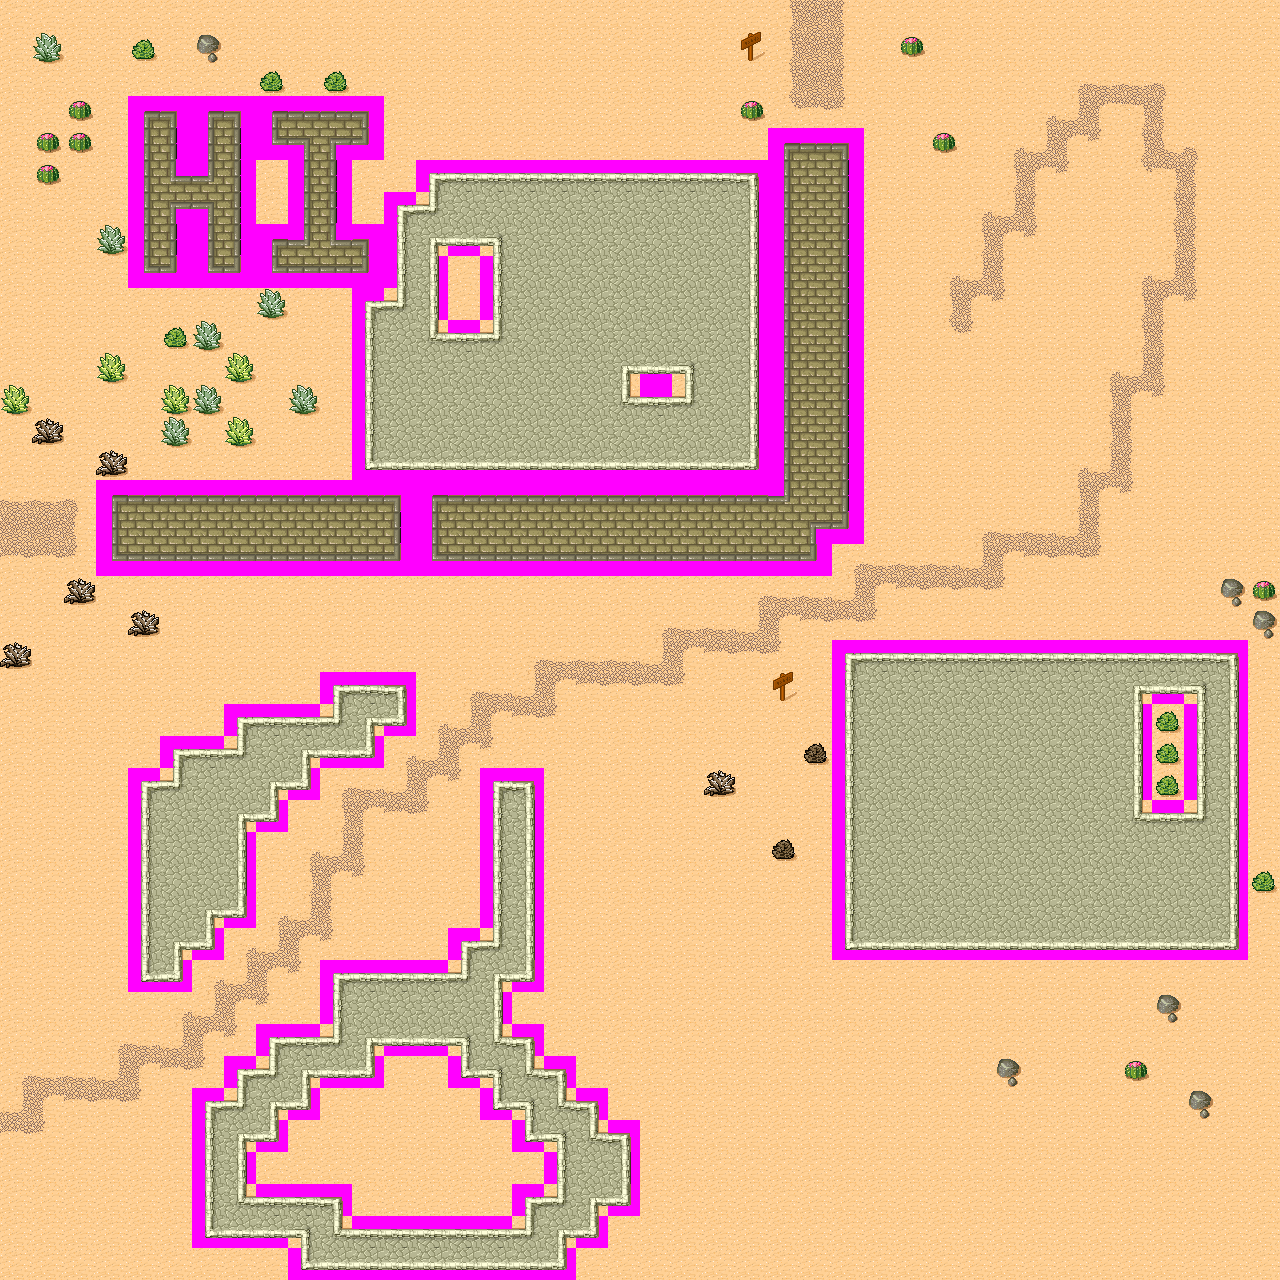

This game map was drawn from its Tiled (.tmx) file and the tilesets committed beside it. A one-line description and the trimmed map source follow:
An orthogonal 40x40 tile map with 32x32 px tiles, 1 tile layer (Ground) and 9 objects.

<map version="1.10" tiledversion="git" orientation="orthogonal" renderorder="right-down" width="40" height="40" tilewidth="32" tileheight="32" infinite="0" nextlayerid="2" nextobjectid="1">
 <editorsettings>
  <export target="desert.json" format="json" />
 </editorsettings>
 <tileset firstgid="1" name="Desert" tilewidth="32" tileheight="32" spacing="1" margin="1" tilecount="48" columns="8">
  <image source="tmw_desert_spacing.png" width="265" height="199" />
  <tile id="0">
   <objectgroup draworder="index" id="2">
    <object id="1" x="16" y="16" width="16" height="15" />
   </objectgroup>
  </tile>
  <tile id="1">
   <objectgroup draworder="index" id="2">
    <object id="1" x="0.363636" y="15.2727" width="31.6364" height="16.9091" />
   </objectgroup>
  </tile>
  <tile id="2">
   <objectgroup draworder="index" id="2">
    <object id="1" x="0.181818" y="15.4545" width="15.8182" height="16.5455" />
   </objectgroup>
  </tile>
  <tile id="8">
   <objectgroup draworder="index" id="2">
    <object id="1" x="16.1818" y="-0.363636" width="15.6364" height="32.1818" />
   </objectgroup>
  </tile>
  <tile id="9">
   <objectgroup draworder="index" id="2">
    <object id="1" x="0.363636" y="0.363636" width="32" height="31.2727" />
    <object id="2" x="0" y="0" width="32" height="32" />
   </objectgroup>
  </tile>
  <tile id="16">
   <objectgroup draworder="index" id="2">
    <object id="1" x="16.1818" y="0.181818" width="15.6364" height="16.5455" />
   </objectgroup>
  </tile>
  <tile id="17">
   <objectgroup draworder="index" id="2">
    <object id="1" x="0" y="0" width="32" height="16.9091" />
   </objectgroup>
  </tile>
  <tile id="18">
   <objectgroup draworder="index" id="2">
    <object id="1" x="0" y="0" width="16" height="17.0909" />
   </objectgroup>
  </tile>
  <tile id="30" probability="0.01" />
  <tile id="31" probability="0.01" />
  <tile id="37" probability="0.01" />
  <tile id="38" probability="0.01" />
  <tile id="39" probability="0.01" />
  <tile id="45" probability="0" />
  <tile id="46" probability="0.01" />
  <tile id="47" probability="0.01" />
  <wangsets>
   <wangset name="Desert" type="corner" tile="5">
    <wangcolor name="Desert" color="#ff0000" tile="29" probability="1" />
    <wangcolor name="Brick" color="#00ff00" tile="9" probability="1" />
    <wangcolor name="Cobblestone" color="#0000ff" tile="33" probability="1" />
    <wangcolor name="Dirt" color="#ff7700" tile="14" probability="1" />
    <wangtile tileid="0" wangid="0,1,0,2,0,1,0,1" />
    <wangtile tileid="1" wangid="0,1,0,2,0,2,0,1" />
    <wangtile tileid="2" wangid="0,1,0,1,0,2,0,1" />
    <wangtile tileid="3" wangid="0,4,0,1,0,4,0,4" />
    <wangtile tileid="4" wangid="0,4,0,4,0,1,0,4" />
    <wangtile tileid="5" wangid="0,1,0,4,0,1,0,1" />
    <wangtile tileid="6" wangid="0,1,0,4,0,4,0,1" />
    <wangtile tileid="7" wangid="0,1,0,1,0,4,0,1" />
    <wangtile tileid="8" wangid="0,2,0,2,0,1,0,1" />
    <wangtile tileid="9" wangid="0,2,0,2,0,2,0,2" />
    <wangtile tileid="10" wangid="0,1,0,1,0,2,0,2" />
    <wangtile tileid="11" wangid="0,1,0,4,0,4,0,4" />
    <wangtile tileid="12" wangid="0,4,0,4,0,4,0,1" />
    <wangtile tileid="13" wangid="0,4,0,4,0,1,0,1" />
    <wangtile tileid="14" wangid="0,4,0,4,0,4,0,4" />
    <wangtile tileid="15" wangid="0,1,0,1,0,4,0,4" />
    <wangtile tileid="16" wangid="0,2,0,1,0,1,0,1" />
    <wangtile tileid="17" wangid="0,2,0,1,0,1,0,2" />
    <wangtile tileid="18" wangid="0,1,0,1,0,1,0,2" />
    <wangtile tileid="19" wangid="0,2,0,1,0,2,0,2" />
    <wangtile tileid="20" wangid="0,2,0,2,0,1,0,2" />
    <wangtile tileid="21" wangid="0,4,0,1,0,1,0,1" />
    <wangtile tileid="22" wangid="0,4,0,1,0,1,0,4" />
    <wangtile tileid="23" wangid="0,1,0,1,0,1,0,4" />
    <wangtile tileid="24" wangid="0,1,0,3,0,1,0,1" />
    <wangtile tileid="25" wangid="0,1,0,3,0,3,0,1" />
    <wangtile tileid="26" wangid="0,1,0,1,0,3,0,1" />
    <wangtile tileid="27" wangid="0,1,0,2,0,2,0,2" />
    <wangtile tileid="28" wangid="0,2,0,2,0,2,0,1" />
    <wangtile tileid="29" wangid="0,1,0,1,0,1,0,1" />
    <wangtile tileid="30" wangid="0,1,0,1,0,1,0,1" />
    <wangtile tileid="31" wangid="0,1,0,1,0,1,0,1" />
    <wangtile tileid="32" wangid="0,3,0,3,0,1,0,1" />
    <wangtile tileid="33" wangid="0,3,0,3,0,3,0,3" />
    <wangtile tileid="34" wangid="0,1,0,1,0,3,0,3" />
    <wangtile tileid="35" wangid="0,3,0,1,0,3,0,3" />
    <wangtile tileid="36" wangid="0,3,0,3,0,1,0,3" />
    <wangtile tileid="37" wangid="0,1,0,1,0,1,0,1" />
    <wangtile tileid="38" wangid="0,1,0,1,0,1,0,1" />
    <wangtile tileid="39" wangid="0,1,0,1,0,1,0,1" />
    <wangtile tileid="40" wangid="0,3,0,1,0,1,0,1" />
    <wangtile tileid="41" wangid="0,3,0,1,0,1,0,3" />
    <wangtile tileid="42" wangid="0,1,0,1,0,1,0,3" />
    <wangtile tileid="43" wangid="0,1,0,3,0,3,0,3" />
    <wangtile tileid="44" wangid="0,3,0,3,0,3,0,1" />
    <wangtile tileid="45" wangid="0,1,0,1,0,1,0,1" />
    <wangtile tileid="46" wangid="0,1,0,1,0,1,0,1" />
    <wangtile tileid="47" wangid="0,1,0,1,0,1,0,1" />
   </wangset>
  </wangsets>
 </tileset>
 <layer id="1" name="Ground" width="40" height="40">
  <data>[1600 cells, 1600 non-empty, 48 distinct tile ids]</data>
 </layer>
</map>